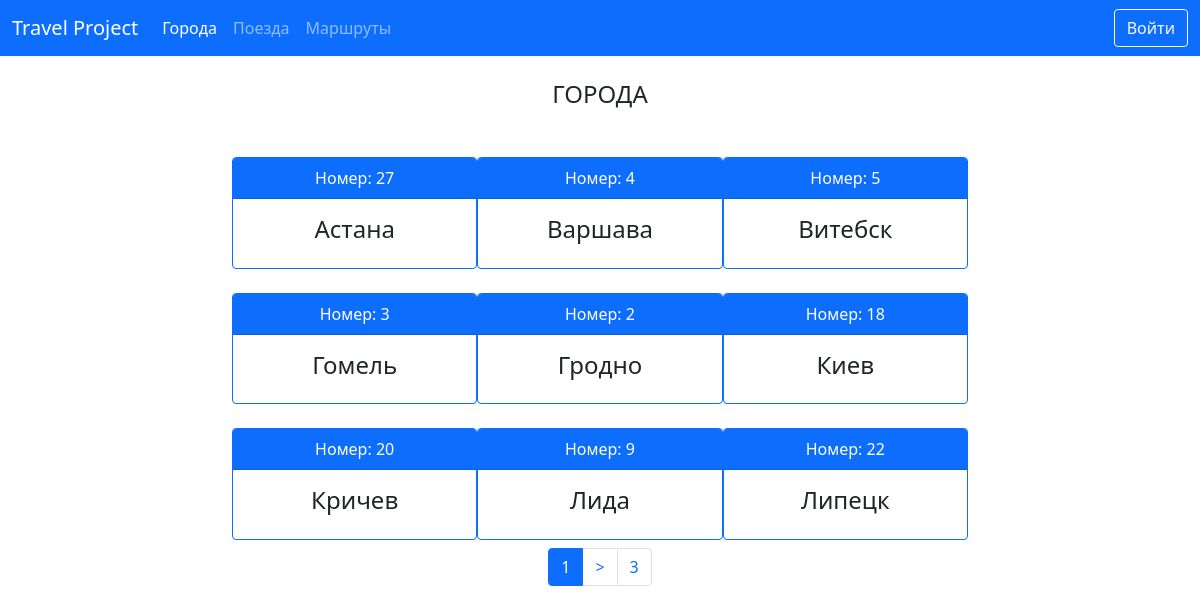
Screenshot of /cities/ with the database file from the repository.
### cities/models.py (models this page shows, shortened)
class City(models.Model):
    name = models.CharField(max_length=40, unique=True, verbose_name='Название города')
    class Meta:
        verbose_name = 'Город'
        verbose_name_plural = 'Города'
        ordering = ['name', ]

### cities/views.py (the view)
# urls.py: path('', views.CityListView.as_view(), name='home'),
class CityListView(ListView):
    paginate_by = 9
    model = City
    template_name = 'cities/home.html'

### cities/templates/cities/home.html (shortened to what this page needs)
{% extends 'base.html' %}
{% block bodydata %}
    <h4 class="my-4 text-center">ГОРОДА</h4>
    <div class='row row-cols-md-4 g-0'>
        {% for item in page_obj %}
            <div class="card border-primary mt-4 mx-0 col-md-4">
                <div class="card-header bg-primary text-white text-center">
                    Номер: {{ item.pk }}
                </div>
                <div class="card-body">
                    <h4 class="card-title text-center">
                        {{ item.name }}
                    </h4>
                </div>
            </div>
        {% endfor %}
    </div>
    <div class="pagination justify-content-center my-2">
        <li class="page-item active" aria-current="page">
            <a class="page-link" href="">{{ page_obj.number }}</a>
        </li>
        {% if page_obj.has_next %}
            <li class="page-item">
                <a class="page-link" href="?page={{ page_obj.next_page_number }}">&gt</a>
            </li>
            <li class="page-item">
                <a class="page-link" href="?page={{ page_obj.paginator.num_pages }}">
                    {{ page_obj.paginator.num_pages }}
                </a>
            </li>
        {% endif %}
    </div>
{% endblock %}

### rows the page displays
City: pk "27", name "Астана"
City: pk "4", name "Варшава"
City: pk "5", name "Витебск"
City: pk "3", name "Гомель"
City: pk "2", name "Гродно"
City: pk "18", name "Киев"
City: pk "20", name "Кричев"
City: pk "9", name "Лида"
City: pk "22", name "Липецк"

### other values shown
{{ page_obj.number }} "1"
{{ page_obj.paginator.num_pages }} "3"
